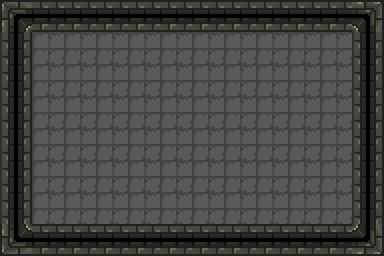

This game map was drawn from its Tiled (.tmx) file and the tilesets committed beside it. A one-line description and the full map source follow:
An orthogonal 12x8 tile map with 32x32 px tiles, 1 tile layer (Tile Layer 1).

<map version="1.2" tiledversion="1.2.0" orientation="orthogonal" renderorder="left-down" width="12" height="8" tilewidth="32" tileheight="32" infinite="0" nextlayerid="3" nextobjectid="1">
 <tileset firstgid="1" source="FullSpriteSheet.tsx" />
 <layer id="2" name="Tile Layer 1" width="12" height="8">
  <data encoding="csv">
1,66,66,66,66,66,66,66,66,66,66,3,
35,34,34,34,34,34,34,34,34,34,34,35,
35,34,34,34,34,34,34,34,34,34,34,35,
35,34,34,34,34,34,34,34,34,34,34,35,
35,34,34,34,34,34,34,34,34,34,34,35,
35,34,34,34,34,34,34,34,34,34,34,35,
35,34,34,34,34,34,34,34,34,34,34,35,
65,66,66,66,66,66,66,66,66,66,66,67
</data>
 </layer>
</map>
